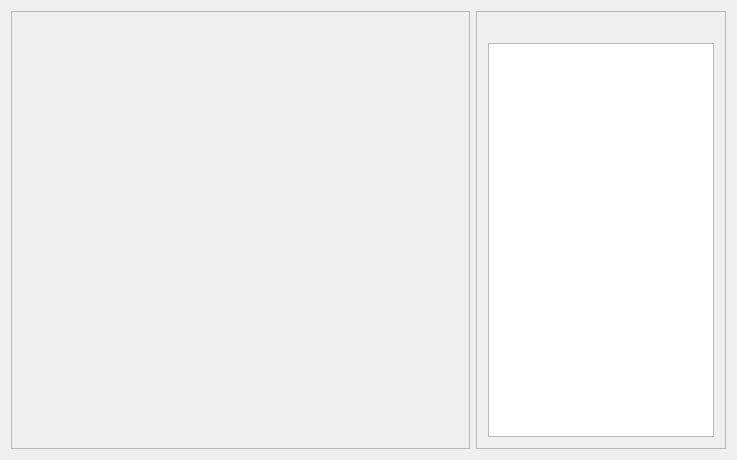
<?xml version="1.0" encoding="UTF-8"?>
<ui version="4.0">
 <class>MainWindow</class>
 <widget class="QMainWindow" name="MainWindow">
  <property name="geometry">
   <rect>
    <x>0</x>
    <y>0</y>
    <width>737</width>
    <height>460</height>
   </rect>
  </property>
  <property name="minimumSize">
   <size>
    <width>550</width>
    <height>300</height>
   </size>
  </property>
  <property name="windowTitle">
   <string>Крестики-нолики</string>
  </property>
  <widget class="QWidget" name="centralWidget">
   <layout class="QGridLayout" name="gridLayout_3">
    <item row="0" column="0">
     <widget class="QFrame" name="frame_2">
      <property name="frameShape">
       <enum>QFrame::StyledPanel</enum>
      </property>
      <property name="frameShadow">
       <enum>QFrame::Raised</enum>
      </property>
      <layout class="QGridLayout" name="gridLayout">
       <item row="0" column="0">
        <layout class="QGridLayout" name="gridLayout_4"/>
       </item>
      </layout>
     </widget>
    </item>
    <item row="0" column="1">
     <widget class="QFrame" name="frame">
      <property name="minimumSize">
       <size>
        <width>250</width>
        <height>0</height>
       </size>
      </property>
      <property name="maximumSize">
       <size>
        <width>250</width>
        <height>16777215</height>
       </size>
      </property>
      <property name="frameShape">
       <enum>QFrame::StyledPanel</enum>
      </property>
      <property name="frameShadow">
       <enum>QFrame::Raised</enum>
      </property>
      <layout class="QGridLayout" name="gridLayout_2">
       <item row="2" column="0" colspan="3">
        <widget class="QListWidget" name="listWidget">
         <property name="wordWrap">
          <bool>true</bool>
         </property>
        </widget>
       </item>
       <item row="0" column="0" rowspan="2" colspan="3">
        <widget class="QLabel" name="label">
         <property name="text">
          <string/>
         </property>
         <property name="pixmap">
          <pixmap>13454142955673.jpg</pixmap>
         </property>
        </widget>
       </item>
      </layout>
     </widget>
    </item>
   </layout>
  </widget>
  <widget class="QMenuBar" name="menuBar">
   <property name="geometry">
    <rect>
     <x>0</x>
     <y>0</y>
     <width>737</width>
     <height>27</height>
    </rect>
   </property>
  </widget>
  <action name="action">
   <property name="text">
    <string>Новая игра</string>
   </property>
  </action>
  <action name="action_2">
   <property name="text">
    <string>Выход</string>
   </property>
  </action>
 </widget>
 <layoutdefault spacing="6" margin="11"/>
 <resources/>
 <connections/>
</ui>
